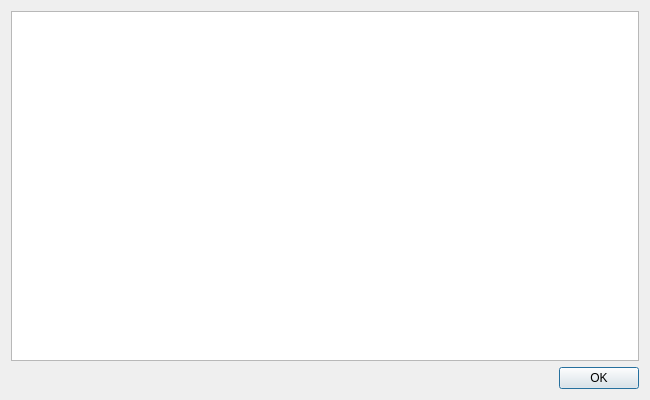
<?xml version="1.0" encoding="UTF-8"?>
<ui version="4.0">
 <class>LicenseWindow</class>
 <widget class="QDialog" name="LicenseWindow">
  <property name="geometry">
   <rect>
    <x>0</x>
    <y>0</y>
    <width>650</width>
    <height>400</height>
   </rect>
  </property>
  <property name="minimumSize">
   <size>
    <width>650</width>
    <height>400</height>
   </size>
  </property>
  <property name="windowTitle">
   <string>LICENSE</string>
  </property>
  <layout class="QVBoxLayout" name="verticalLayout">
   <item>
    <widget class="QTextBrowser" name="textBrowser"/>
   </item>
   <item>
    <widget class="QDialogButtonBox" name="buttonBox">
     <property name="orientation">
      <enum>Qt::Horizontal</enum>
     </property>
     <property name="standardButtons">
      <set>QDialogButtonBox::Ok</set>
     </property>
    </widget>
   </item>
  </layout>
 </widget>
 <resources/>
 <connections>
  <connection>
   <sender>buttonBox</sender>
   <signal>accepted()</signal>
   <receiver>LicenseWindow</receiver>
   <slot>accept()</slot>
   <hints>
    <hint type="sourcelabel">
     <x>248</x>
     <y>254</y>
    </hint>
    <hint type="destinationlabel">
     <x>157</x>
     <y>274</y>
    </hint>
   </hints>
  </connection>
  <connection>
   <sender>buttonBox</sender>
   <signal>rejected()</signal>
   <receiver>LicenseWindow</receiver>
   <slot>reject()</slot>
   <hints>
    <hint type="sourcelabel">
     <x>316</x>
     <y>260</y>
    </hint>
    <hint type="destinationlabel">
     <x>286</x>
     <y>274</y>
    </hint>
   </hints>
  </connection>
 </connections>
</ui>
